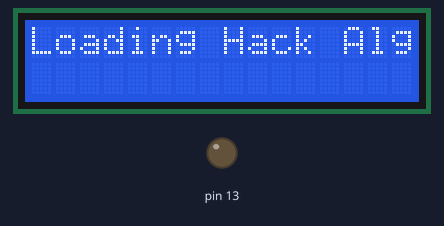
Bench run of a sketch on a simulated Arduino Uno, built with avr-gcc and run on an emulated ATmega328P. Parts: 16×2 character LCD, output pins drawn as LEDs (lit = HIGH).

Above: at 3.1 s.
At 16.6 s:
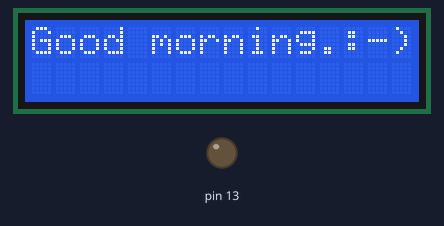
At 23.6 s:
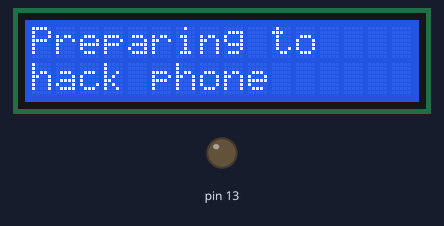
At 35.2 s:
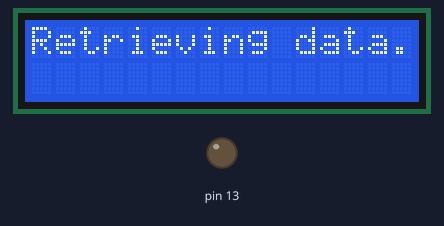
Timing chart, 0 to 40.0 s (numbered marks = the images above):
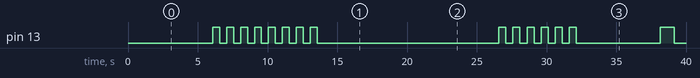

The sketch:

Lcd_hacking_samsung_s5.ino
```cpp
#include <LiquidCrystal.h>

LiquidCrystal lcd(2, 3, 4, 5, 6, 7);
 int a=0;
 int b=0;
 int c=0;

byte custom[8]=
{
  B11111,
  B10101,
  B10101,
  B11111,
  B10101,
  B10101,
  B11111,
  B00000
};


void setup()
{
  // put your setup code here, to run once:
lcd.begin(16, 2) ;
lcd.clear();
pinMode (13, OUTPUT);
//lcd.createChar(1, custom);

delay(3000)
;}

void loop() {

   lcd.print("Loading Hack Algorithm...");
  delay (3000);
  lcd.setCursor(0,1);

   lcd.print(".");
   digitalWrite(13, HIGH);
  delay (500);
   lcd.print(".");
  digitalWrite(13, LOW);
  delay (500);
   lcd.print(".");
  digitalWrite(13, HIGH);
  delay (500);
   lcd.print(".");
    digitalWrite(13, LOW);
  delay (500);
   digitalWrite(13, HIGH);
   lcd.print(".");
  delay (500);
    digitalWrite(13, LOW);
   lcd.print(".");
  delay (500);
  digitalWrite(13, HIGH);
   lcd.print(".");
  delay (500);
  digitalWrite(13, LOW);
   lcd.print(".");
  delay (500);
  digitalWrite(13, HIGH);
   lcd.print(".");
  delay (500);
  digitalWrite(13, LOW);
   lcd.print(".");
  delay (500);
 digitalWrite(13, HIGH);
   lcd.print(".");
  delay (500);
  digitalWrite(13, LOW);
   lcd.print(".");
  delay (500);
 digitalWrite(13, HIGH);
   lcd.print(".");
  delay (500);
   digitalWrite(13, LOW);
  lcd.print(".");
  delay (500);
 digitalWrite(13, HIGH);
   lcd.print(".");
  delay (500);
   digitalWrite(13, LOW);
   lcd.print(".");
  delay (3000);

lcd.clear();
lcd.print("Good morning.:-)");
delay (5000);
lcd.clear();
delay (2000);
lcd.print("Preparing to");
lcd.setCursor(0,1);
lcd.print("hack phone");
delay (3000);
lcd.clear();
digitalWrite(13, HIGH);
lcd.print("Preparing to");
lcd.setCursor(0,1);
lcd.print("hack phone.");
delay (500);
lcd.clear();
digitalWrite(13, LOW);
lcd.print("Preparing to");
lcd.setCursor(0,1);
lcd.print("hack phone..");
delay (500);
lcd.clear();
digitalWrite(13, HIGH);
lcd.print("Preparing to");
lcd.setCursor(0,1);
lcd.print("hack phone...");
delay (500);
lcd.clear();
digitalWrite(13, LOW);
lcd.print("Preparing to");
lcd.setCursor(0,1);
lcd.print("hack phone");
delay (500);
lcd.clear();
digitalWrite(13, HIGH);
lcd.print("Preparing to");
lcd.setCursor(0,1);
lcd.print("hack phone.");
delay (500);
lcd.clear();
digitalWrite(13, LOW);
lcd.print("Preparing to");
lcd.setCursor(0,1);
lcd.print("hack phone..");
delay (500);
lcd.clear();
digitalWrite(13, HIGH);
lcd.print("Preparing to");
lcd.setCursor(0,1);
lcd.print("hack phone...");
delay (500);
lcd.clear();
digitalWrite(13, LOW);
lcd.print("Preparing to");
lcd.setCursor(0,1);
lcd.print("hack phone");
delay (500);
lcd.clear();
digitalWrite(13, HIGH);
lcd.print("Preparing to");
lcd.setCursor(0,1);
lcd.print("hack phone.");
delay (500);
lcd.clear();
digitalWrite(13, LOW);
lcd.print("Preparing to");
lcd.setCursor(0,1);
lcd.print("hack phone..");
delay (500);
lcd.clear();
digitalWrite(13, HIGH);
lcd.print("Preparing to");
lcd.setCursor(0,1);
lcd.print("hack phone...");
delay (500);
digitalWrite(13, LOW);
lcd.clear();
delay (3000);

lcd.print("Retrieving data...");
  delay (3000);
  lcd.setCursor(0,1);

   lcd.write(1);
   digitalWrite(13, HIGH);
  delay (1000);
   lcd.write(1);
   digitalWrite(13, LOW);
  delay (1000);
   lcd.write(1);
   digitalWrite(13, HIGH);
  delay (1000);
  lcd.write(1);
   digitalWrite(13, LOW);
  delay (100);
   lcd.write(1);
   digitalWrite(13, HIGH);
  delay (100);
   lcd.write(1);
   digitalWrite(13, LOW);
  delay (100);
   lcd.write(1);
   digitalWrite(13, HIGH);
  delay (100);
    lcd.write(1);
   digitalWrite(13, LOW);
  delay (100);
    lcd.write(1);
   digitalWrite(13, HIGH);
  delay (100);
    lcd.write(1);
   digitalWrite(13, LOW);
  delay (100);
   lcd.write(1);
   digitalWrite(13, HIGH);
  delay (100);
   lcd.write(1);
   digitalWrite(13, LOW);
  delay (3000);
    lcd.write(1);
   digitalWrite(13, HIGH);
  delay (500);
   lcd.write(1);
  digitalWrite(13, LOW);
  delay (1000);
   lcd.write(1);
   digitalWrite(13, HIGH);
  delay (100);
    lcd.write(1);
   digitalWrite(13, LOW);
  delay (300);
 //
 do
 {
    do
     {
        digitalWrite(13, HIGH);
         delay(30);
        digitalWrite(13, LOW);
         delay(50);
         a++;
      }
  while(a<50);
     do
     {
       digitalWrite(13, HIGH);
         delay(80);
        digitalWrite(13, LOW);
         delay(70);
         b++;
     }
     while (b<30);
     c++;
 }
 while (c<10);

lcd.clear();
delay(5000);
lcd.print("Phone make:");
delay(1000);
lcd.setCursor(0,1);
lcd.print ("SAMSUNG GALAXYs5");
delay(4000);
lcd.clear();
delay(2500);
lcd.print("Google ac found!");
delay(3000);
lcd.clear();
delay(2000);
lcd.print("Google username:");
delay(3000);
lcd.clear();
lcd.print("ejimonuchidieb-");
lcd.setCursor(0,1);
lcd.print("-ere@gmail.com");
delay(5000);
lcd.clear();
lcd.print("Phone password:");
delay(2000);
lcd.setCursor(0,1);
lcd.print("'goal**eh*'");
delay(5000);
lcd.clear();
lcd.print("ERROR 0x000ff3f12f");
lcd.setCursor(0,1);
lcd.print("Invalid password");
delay(5000);
/*
lcd.print(".");
delay (500);

lcd.print(".");
delay (500);
lcd.print(".");
delay (200);
lcd.print(".");
delay (200);
lcd.print(".");
delay (200);
lcd.print(".");
delay (200);
lcd.print(".");
delay (500);

lcd.print(".");
delay (500);
lcd.print(".");
delay (200);
lcd.print(".");
delay (200);
*/
delay (5000);
lcd.clear();

}
```

Measured:
- by itself, pin 13: LOW → HIGH at 6.1 s, → LOW 0.50 s later, → HIGH 0.50 s later, → LOW 0.50 s later, … (30 changes in this stretch)
- what the display in image 1 shows lasts 5.0 s, from 16.6 s to 21.6 s
